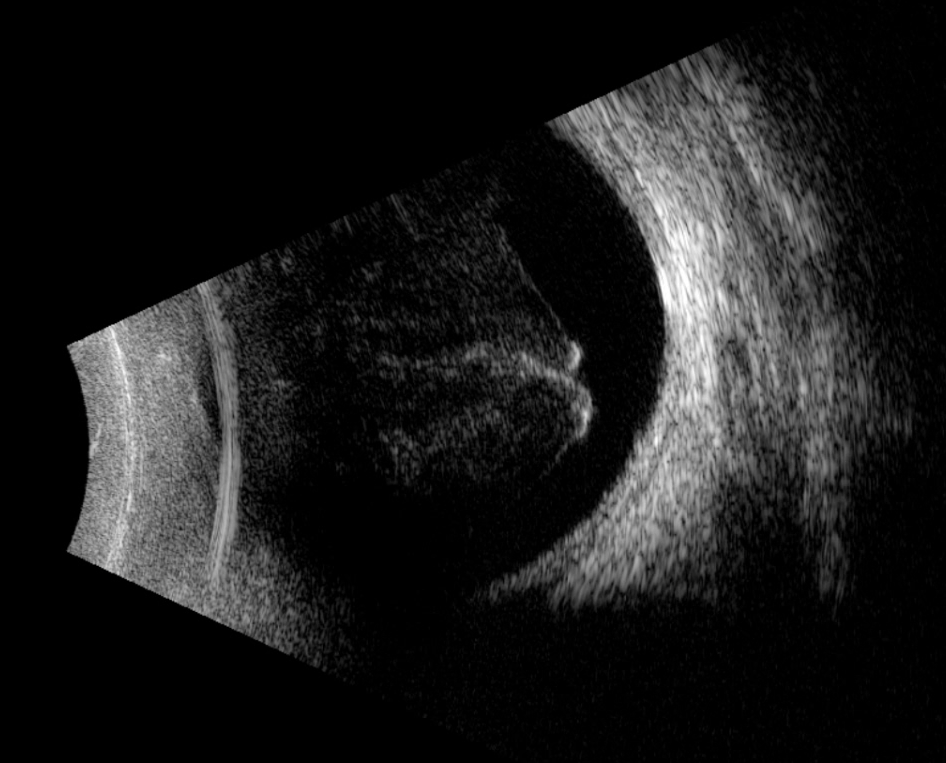
#> input picture Espada/FramesCrop/frame_0033.png, 946 x 763 px; its folder holds only this picture in this run
$ python RF.py
#> lines starting #> are read from the running program, lines starting #| are printed output that depends on the picture
import os
import glob
import numpy as np
import imageio

# Paths
input_folder = 'F:\Desktop\Minor\Dataset\Videos\Espada\FramesCrop'
output_folder = 'F:\Desktop\Minor\Dataset\Videos\Espada\RF'

os.makedirs(output_folder, exist_ok=True)

for filepath in glob.glob(os.path.join(input_folder, '*.png')):

    img = imageio.imread(filepath).astype(np.float64)

    # Beta & Alpha
    beta = img.min()
#> beta = 0
    sigma2 = img.var()
#> sigma2 = 2396.4
    alpha = np.sqrt((24.0 / (np.pi**2)) * sigma2)
#> alpha = 76.34

    # Decompression (Paper Diogo)
    y_RF = np.exp((img - beta) / alpha) - 1.0
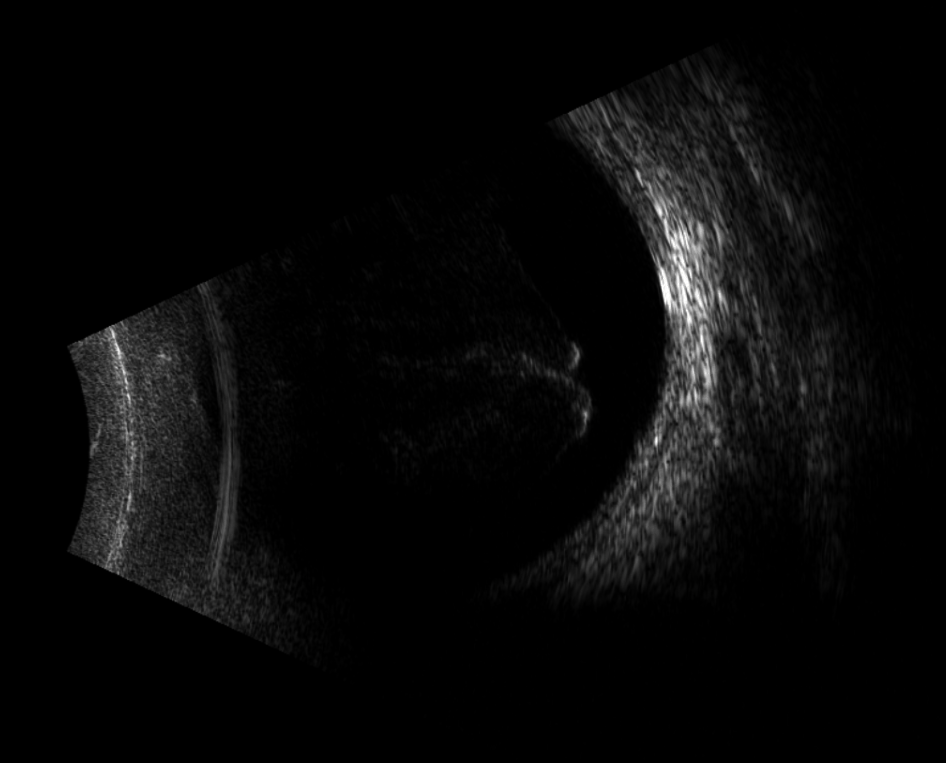
#> y_RF: shape (763, 946, 3) float64; mean R, G, B 0.9, 0.9, 0.9; drawn with min black and max white


    fname = os.path.splitext(os.path.basename(filepath))[0] + '_rf.tiff'
    out_path = os.path.join(output_folder, fname)
    imageio.imwrite(out_path, y_RF.astype(np.float32))

print(f"Processed {len(glob.glob(os.path.join(input_folder, '*.png')))} images and saved RF-domain versions to '{output_folder}'.")

$ run again, on Espada/FramesCrop/frame_0056.png
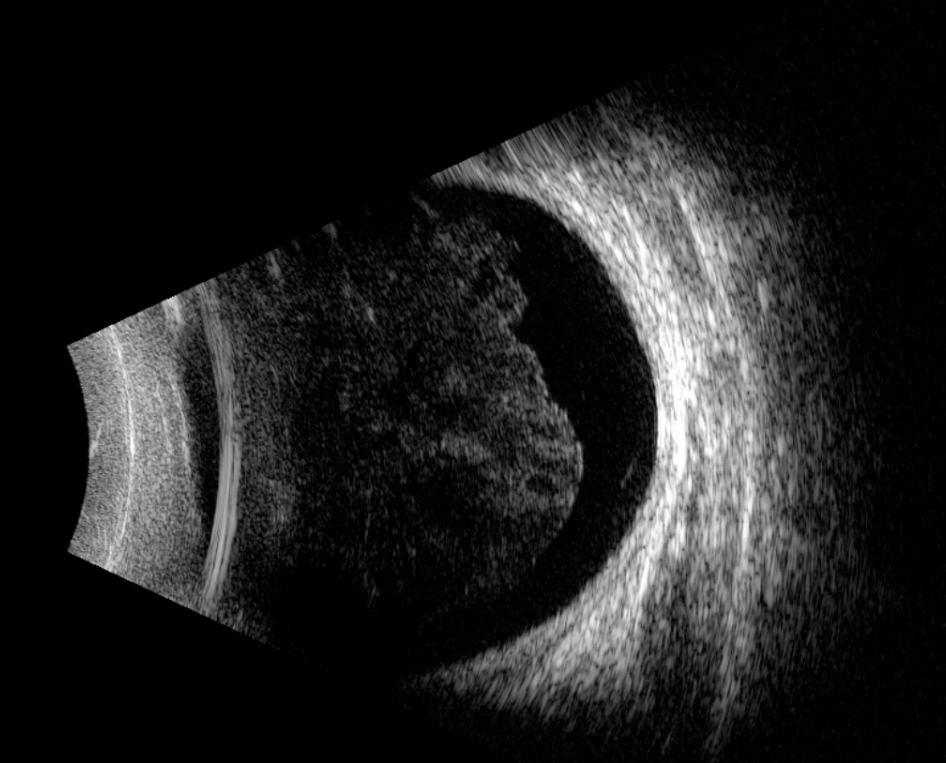
#> input picture Espada/FramesCrop/frame_0056.png, 946 x 763 px
#> beta = 0
#> sigma2 = 3058
#> alpha = 86.23
#> `y_RF = np.exp((img - beta) / alpha) - 1.0`:
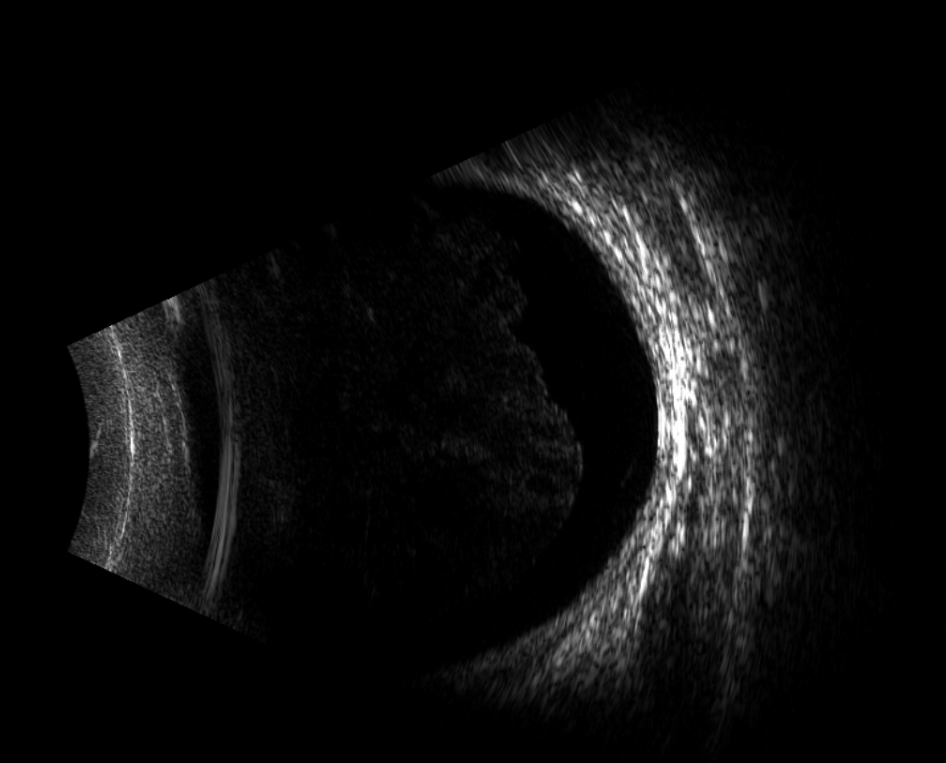
#> y_RF: shape (763, 946, 3) float64; mean R, G, B 0.962, 0.962, 0.96; drawn with min black and max white
